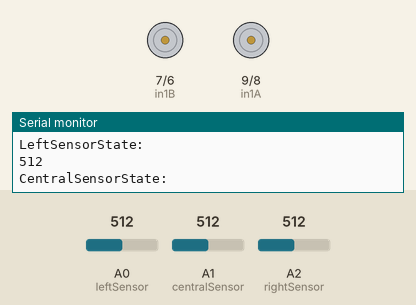
Simulated run of this sketch. Board: Arduino Uno, built with avr-gcc and run on an emulated ATmega328P. Shown: motor-driver pin pairs drawn as motors (green arrow = first pin HIGH = forward, orange = second pin HIGH = backward, longer = more drive, scaled by the enable pin), the last lines printed to the serial monitor. Inputs (shaded band) come from the test bench; at power-on: A0 (leftSensor) = 512, A2 (rightSensor) = 512, A1 (centralSensor) = 512.

Above: at 6.2 s.
6.3 s: A0 (leftSensor) set to 988
9.3 s: A0 (leftSensor) set to 1007
10.8 s: A2 (rightSensor) set to 504
At 11.5 s:
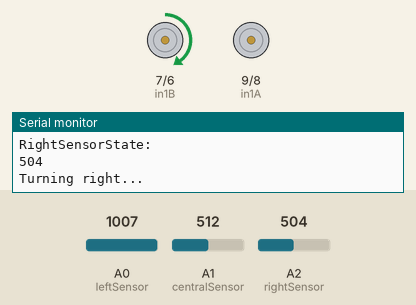
12.4 s: A1 (centralSensor) set to 107
15.4 s: A1 (centralSensor) set to 90
16.9 s: A2 (rightSensor) set to 716
At 18.5 s:
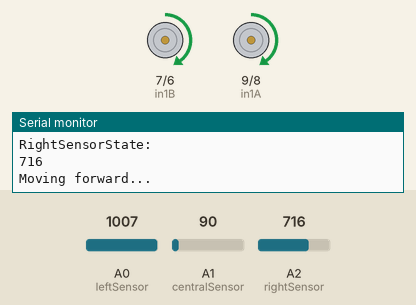
Timing chart, 0 to 19.6 s (numbered marks = the images above; inputs shaded):
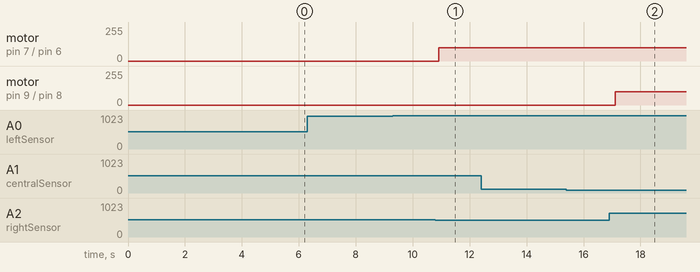

The sketch:

LineFollowerRobot.ino
```cpp
/*
 * "Politehnica" University of Timisoara
 * Computer Organization project
 * Name: Line follower robot
 * Authors: Luigi Bolovan & Bogdan Bercea
*/

unsigned int enA = 11; //enabler left motor
unsigned int enB = 10; //enabler right motor
unsigned int in1A = 9; // left
unsigned int in2A = 8; // left
unsigned int in1B = 7; // right
unsigned int in2B = 6; // right

unsigned int MotorSpeed = 100; // default speed

/*
 * In case the sensor encounters some reflection in the receiver, with analogRead on the Serial Monitor a value between 950 and 980 can be seen.
 * Otherwise, the value seen on Serial Monitor variates from 30 to 50.
 * But in order to be sure, it will be checked if the value read is higher or lower than 512(since analogRead has a maximum resolution of 10 bits on the board that it is used)
*/
unsigned int leftSensor = A0; // analog pin used for reading the left sensor state
unsigned int centralSensor = A1; // analog pin used for reading the central sensor state
unsigned int rightSensor = A2; // analog pin used for reading the right sensor state

#define black2white 512

unsigned int leftSensorState; // left sensor state
unsigned int centralSensorState; // central sensor state
unsigned int rightSensorState; // right sensor state

void setup() {
  pinMode(11, OUTPUT);
  pinMode(9, OUTPUT);
  pinMode(8, OUTPUT);
  pinMode(7, OUTPUT);
  pinMode(6, OUTPUT);
  pinMode(10, OUTPUT);
  Serial.begin(9600);

  delay(5000);
}

void loop() {

  //checking the states of the sensors...
  Serial.print("\nChecking the states of the sensors...\n\n");
  leftSensorState = analogRead(leftSensor);
  centralSensorState = analogRead(centralSensor);
  rightSensorState = analogRead(rightSensor);

  Serial.print("LeftSensorState:\n");
  Serial.print(leftSensorState);
  Serial.print("\n");
  Serial.print("CentralSensorState:\n");
  Serial.print(centralSensorState);
  Serial.print("\nRightSensorState:\n");
  Serial.print(rightSensorState);
  Serial.print("\n\n");


  if(leftSensorState > black2white //sees white
  && centralSensorState < black2white //sees black
  && rightSensorState > black2white) //sees white
  {
     Serial.print("Moving forward...\n\n");

      //set direction of rotation
     digitalWrite(in1A, HIGH);
     digitalWrite(in2A, LOW);

     //set speed for left motor
     analogWrite(enA, MotorSpeed);

    //set direction of rotation
    digitalWrite(in1B, HIGH);
    digitalWrite(in2B, LOW );

    //set speed for right motor
    analogWrite(enB, MotorSpeed);
  }

  if(leftSensorState < black2white //sees black
  && rightSensorState > black2white) //sees white
  {
    Serial.print("Turning left...\n\n");

    //set direction of rotation
     digitalWrite(in1A, HIGH);
     digitalWrite(in2A, LOW);

     //set speed for left motor
     analogWrite(enA, 0);

    //set direction of rotation
    digitalWrite(in1B, HIGH);
    digitalWrite(in2B, LOW );

    //set speed for right motor
    analogWrite(enB, MotorSpeed);

    delay(10);
  }

  if(leftSensorState > black2white //sees white
  && rightSensorState < black2white) //sees black
  {
     Serial.print("Turning right...\n\n");
     //set direction of rotation
     digitalWrite(in1A, HIGH);
     digitalWrite(in2A, LOW);

     //set speed for left motor
     analogWrite(enA, MotorSpeed);

    //set direction of rotation
    digitalWrite(in1B, HIGH);
    digitalWrite(in2B, LOW );

    //set speed for right motor
    analogWrite(enB, 0);

   delay(10);
  }

  if(leftSensorState < black2white //sees black
  && centralSensorState < black2white //sees black
  && rightSensorState < black2white) //sees black
  {
    Serial.print("----Stopped----\n\n");

    //stop the motors
    analogWrite(enA, 0);
    analogWrite(enB, 0);
  }

  if(leftSensorState > black2white //sees white
  && centralSensorState > black2white //sees white
  && rightSensorState > black2white) // sees white
  {
    Serial.print("No line to follow... stopping... \n\n");

     //stop the motors
    analogWrite(enA, 0);
    analogWrite(enB, 0);

  }

}
```

Measured:
- the behaviour switches between 512 and 511 on A2 (rightSensor) (found by bisection; images 0 and 1)
- after the input at 10.8 s, motor on pin 7 (in1B) / pin 6 (in2B): stopped → forward 100/255 after 0.12 s
- after the input at 16.9 s, motor on pin 9 (in1A) / pin 8 (in2A): stopped → forward 100/255 after 0.21 s
